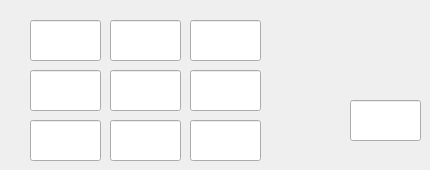
     <widget class="QWidget" name="tab_3">
      <attribute name="title">
       <string>3x3</string>
      </attribute>
      <widget class="QLineEdit" name="m3_4">
       <property name="geometry">
        <rect>
         <x>30</x>
         <y>70</y>
         <width>71</width>
         <height>41</height>
        </rect>
       </property>
       <property name="font">
        <font>
         <family>Arial</family>
         <pointsize>12</pointsize>
        </font>
       </property>
       <property name="alignment">
        <set>Qt::AlignCenter</set>
       </property>
      </widget>
      <widget class="QLineEdit" name="m3_1">
       <property name="geometry">
        <rect>
         <x>30</x>
         <y>20</y>
         <width>71</width>
         <height>41</height>
        </rect>
       </property>
       <property name="font">
        <font>
         <family>Arial</family>
         <pointsize>12</pointsize>
        </font>
       </property>
       <property name="text">
        <string/>
       </property>
       <property name="alignment">
        <set>Qt::AlignCenter</set>
       </property>
      </widget>
      <widget class="QLineEdit" name="m3_2">
       <property name="geometry">
        <rect>
         <x>110</x>
         <y>20</y>
         <width>71</width>
         <height>41</height>
        </rect>
       </property>
       <property name="font">
        <font>
         <family>Arial</family>
         <pointsize>12</pointsize>
        </font>
       </property>
       <property name="text">
        <string/>
       </property>
       <property name="alignment">
        <set>Qt::AlignCenter</set>
       </property>
      </widget>
      <widget class="QLineEdit" name="m3_3">
       <property name="geometry">
        <rect>
         <x>190</x>
         <y>20</y>
         <width>71</width>
         <height>41</height>
        </rect>
       </property>
       <property name="font">
        <font>
         <family>Arial</family>
         <pointsize>12</pointsize>
        </font>
       </property>
       <property name="alignment">
        <set>Qt::AlignCenter</set>
       </property>
      </widget>
      <widget class="QLineEdit" name="m3_5">
       <property name="geometry">
        <rect>
         <x>110</x>
         <y>70</y>
         <width>71</width>
         <height>41</height>
        </rect>
       </property>
       <property name="font">
        <font>
         <family>Arial</family>
         <pointsize>12</pointsize>
        </font>
       </property>
       <property name="alignment">
        <set>Qt::AlignCenter</set>
       </property>
      </widget>
      <widget class="QLineEdit" name="m3_6">
       <property name="geometry">
        <rect>
         <x>190</x>
         <y>70</y>
         <width>71</width>
         <height>41</height>
        </rect>
       </property>
       <property name="font">
        <font>
         <family>Arial</family>
         <pointsize>12</pointsize>
        </font>
       </property>
       <property name="alignment">
        <set>Qt::AlignCenter</set>
       </property>
      </widget>
      <widget class="QLineEdit" name="m3_7">
       <property name="geometry">
        <rect>
         <x>30</x>
         <y>120</y>
         <width>71</width>
         <height>41</height>
        </rect>
       </property>
       <property name="font">
        <font>
         <family>Arial</family>
         <pointsize>12</pointsize>
        </font>
       </property>
       <property name="alignment">
        <set>Qt::AlignCenter</set>
       </property>
      </widget>
      <widget class="QLineEdit" name="m3_8">
       <property name="geometry">
        <rect>
         <x>110</x>
         <y>120</y>
         <width>71</width>
         <height>41</height>
        </rect>
       </property>
       <property name="font">
        <font>
         <family>Arial</family>
         <pointsize>12</pointsize>
        </font>
       </property>
       <property name="alignment">
        <set>Qt::AlignCenter</set>
       </property>
      </widget>
      <widget class="QLineEdit" name="m3_9">
       <property name="geometry">
        <rect>
         <x>190</x>
         <y>120</y>
         <width>71</width>
         <height>41</height>
        </rect>
       </property>
       <property name="font">
        <font>
         <family>Arial</family>
         <pointsize>12</pointsize>
        </font>
       </property>
       <property name="alignment">
        <set>Qt::AlignCenter</set>
       </property>
      </widget>
      <widget class="QLineEdit" name="det3">
       <property name="geometry">
        <rect>
         <x>350</x>
         <y>100</y>
         <width>71</width>
         <height>41</height>
        </rect>
       </property>
       <property name="font">
        <font>
         <family>Arial</family>
         <pointsize>16</pointsize>
        </font>
       </property>
       <property name="alignment">
        <set>Qt::AlignCenter</set>
       </property>
      </widget>
     </widget>
